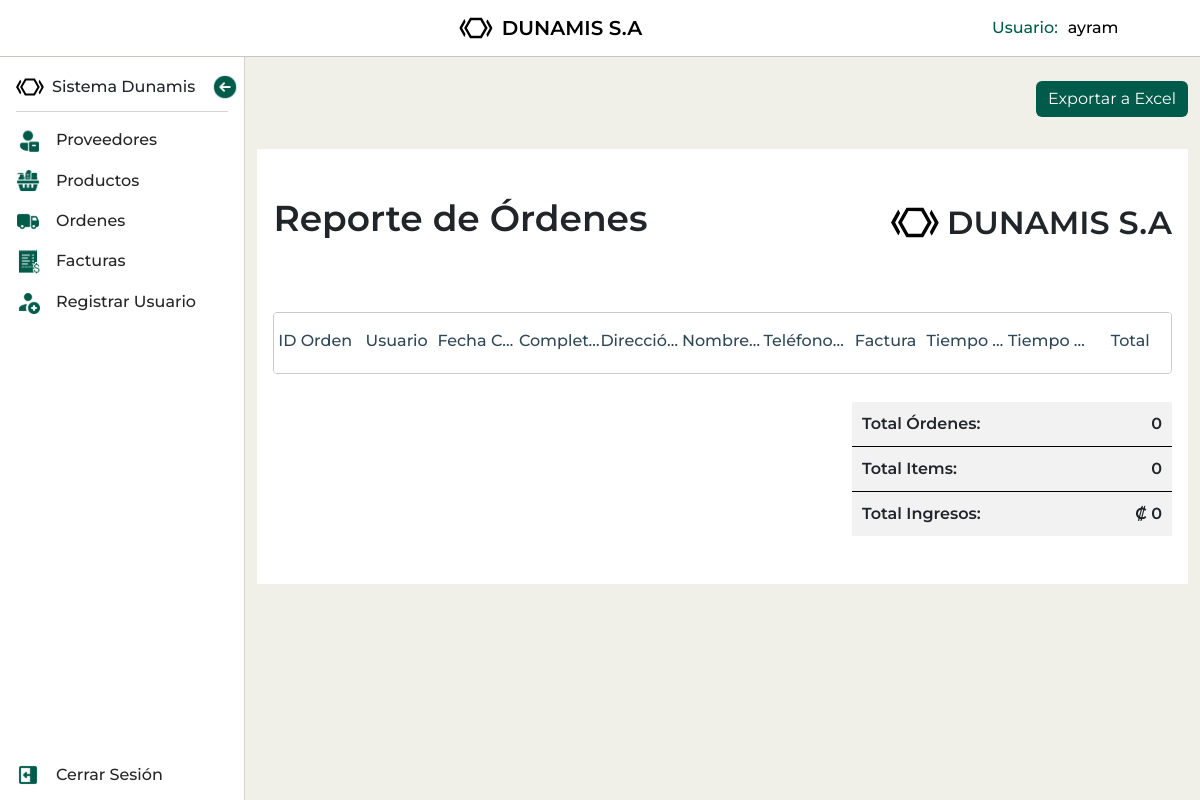
Before: /ordenes/ordenes/report/ (signed in) with the older database file.
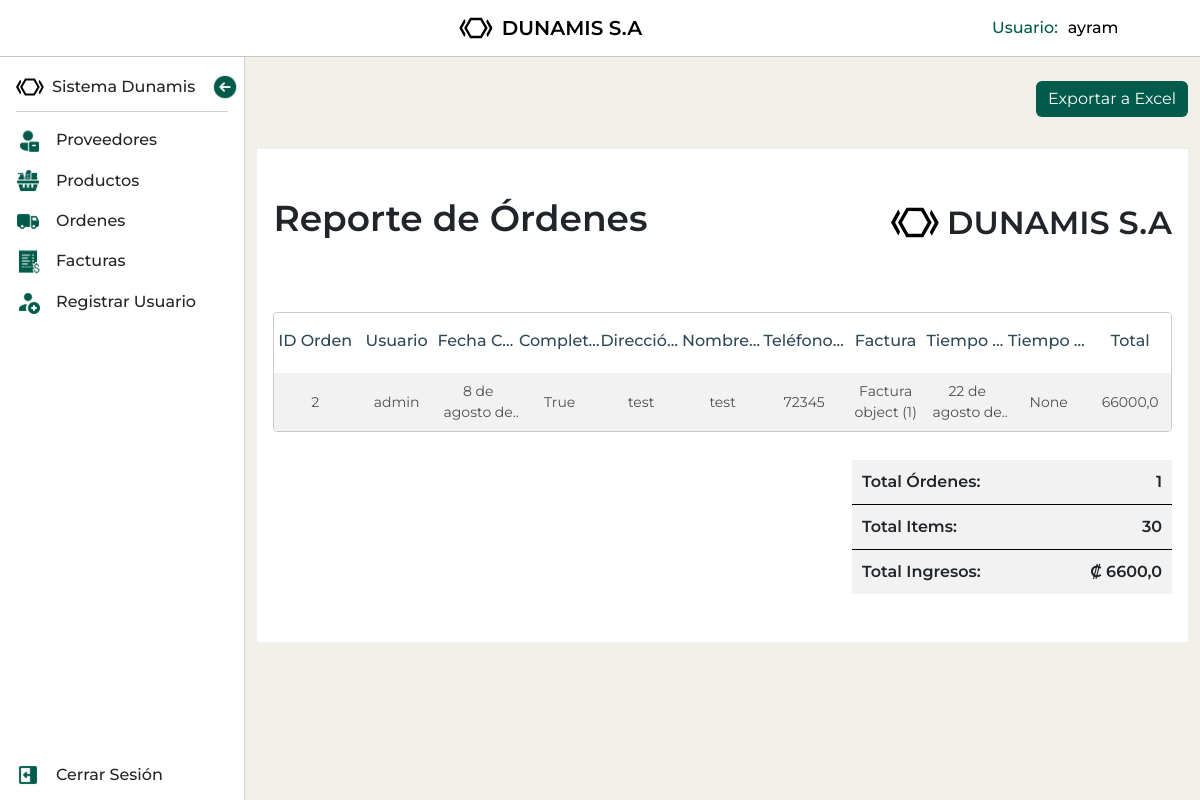
After: the same page with the newer database file.
### mod_ventas/sub_mod_ordenes/models.py (models this page shows, shortened)
class Orden(models.Model):
    usuario = models.ForeignKey(User, on_delete=models.CASCADE)
    fecha_creacion = models.DateTimeField(auto_now_add=True)
    completada = models.BooleanField(default=False)
    direccion_envio = models.CharField(max_length=255)
    nombre_cliente = models.CharField(max_length=255, default='')
    numero_telefono_cliente = models.IntegerField(default=0)
    factura = models.OneToOneField(Factura, on_delete=models.SET_NULL, null=True, blank=True)
    tiempo_despacho_esperado = models.DateTimeField(default=timezone.now)
    tiempo_despacho_real = models.DateTimeField(null=True, blank=True)
    def get_total(self):
        return sum(item.get_total_price() for item in self.items.all())

class OrdenItem(models.Model):
    orden = models.ForeignKey(Orden, related_name='items', on_delete=models.CASCADE)
    producto = models.ForeignKey(Producto, on_delete=models.CASCADE)
    cantidad = models.PositiveIntegerField()
    precio_unitario = models.FloatField(default=0)
    def get_total_price(self):
        return self.cantidad * self.precio_unitario

### mod_ventas/sub_mod_facturas/models.py (models this page shows, shortened)
class Factura(models.Model):
    numero_factura = models.IntegerField(unique=True)  # Ensure unique values for invoice numbers
    fecha_emision = models.DateField(default=date.today)
    total = models.FloatField(default=0)

### mod_ventas/sub_mod_ordenes/views.py (the view)
# urls.py: path('ordenes/report/', OrdenReportView.as_view(), name='orden_report'),
class OrdenReportView(LoginRequiredMixin, TemplateView):
    template_name = 'sub_mod_ordenes/orden_report.html'
    def get_context_data(self, **kwargs):
        context = super().get_context_data(**kwargs)
        orders = Orden.objects.all()
        total_orders = orders.count()
        total_items = OrdenItem.objects.aggregate(Sum('cantidad'))['cantidad__sum'] or 0
        total_revenue = OrdenItem.objects.aggregate(Sum('precio_unitario'))['precio_unitario__sum'] or 0
        context.update({
            'orders': orders,
            'total_orders': total_orders,
            'total_items': total_items,
            'total_revenue': total_revenue,
        })
        return context

### mod_ventas/sub_mod_ordenes/templates/sub_mod_ordenes/orden_report.html
{% extends "base.html" %}
{% load static %}
{% block content %}
    <div class="buttons-container mt-4">
      <a  class="btn d-inline" href="{% url 'ordenes_reporte_excel' %}">
        Exportar a Excel
      </a>
    </div>
    <section class="report">
      <div class="report-header">
        <h1 class="report-title">Reporte de Órdenes</h1>
        <div class="logo-container-report">
          <img class="logo" src="{% static 'img/logo.svg' %}" alt="Logo">
          DUNAMIS S.A
        </div>
      </div>
        <div class="table-responsive">
          <table class="table report-table table-striped">
            <thead>
              <tr class="table-header">
                <th scope="col">ID Orden</th>
                <th scope="col">Usuario</th>
                <th scope="col">Fecha Creación</th>
                <th scope="col">Completada</th>
                <th scope="col">Dirección Envío</th>
                <th scope="col">Nombre Cliente</th>
                <th scope="col">Teléfono Cliente</th>
                <th scope="col">Factura</th>
                <th scope="col">Tiempo Despacho Esperado</th>
                <th scope="col">Tiempo Despacho Real</th>
                <th scope="col">Total</th>
              </tr>
            </thead>
            <tbody>
        {% for orden in orders %}
            <tr>
              <td>
                <p>{{ orden.id }}</p>
              </td>
              <td>
                <p>{{ orden.usuario.username }}</p>
              </td>
              <td>
                <p>{{ orden.fecha_creacion }}</p>
              </td>
              <td>
                <p>{{ orden.completada }}</p>
              </td>
              <td>
                <p>{{ orden.direccion_envio }}</p>
              </td>
              <td>
                <p>{{ orden.nombre_cliente }}</p>
              </td>
              <td>
                <p>{{ orden.numero_telefono_cliente }}</p>
              </td>
              <td>
                <p>{{ orden.factura }}</p>
              </td>
              <td>
                <p>{{ orden.tiempo_despacho_esperado }}</p>
              </td>
              <td>
                <p>{{ orden.tiempo_despacho_real }}</p>
              </td>
              <td>
                <p>{{ orden.get_total }}</p>
              </td>
          </tr>
        {% endfor %}
          </tbody>
        </table>
        </div>
        <div class="total-info">
          <div class="total-info-wrapper">
            <ul class="total-list">
              <li>Total Órdenes: <span>{{ total_orders }}</span></li>
              <li>Total Items: <span> {{ total_items }}</span></li>
              <li>Total Ingresos: <span>₡ {{ total_revenue }}</span></li>
            </ul>
          </div>
        </div>
      </section>
{% endblock %}

Changed rows visible on the page:
added Orden: id "2", usuario.username "admin", fecha_creacion "8 de agosto…", completada "True", direccion_envio "test", nombre_cliente "test", numero_telefono_cliente "72345", factura "Factura object (1)", tiempo_despacho_esperado "22 de agosto…", tiempo_despacho_real "None", get_total "66000,0"
Other visible differences:
{{ total_orders }}: "0" → "1"
{{ total_items }}: "0" → "30"
{{ total_revenue }}: "0" → "6600,0"
